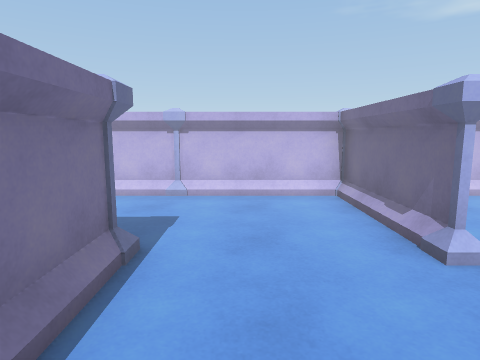
View 1 (above)

24 first-person views from a walk through a Unity game level. The camera is 1.4 m above the floor, tilts 8° down and sees 75° across. The floor is counted in squares, 1 m on a side. Each view is taken from the middle of a square. On the plan, view 1 faces up. The plan holds only what a view shows up to about 14 squares ahead; the rest is blank. The place goes on beyond the plan. The player is left out.

View 2
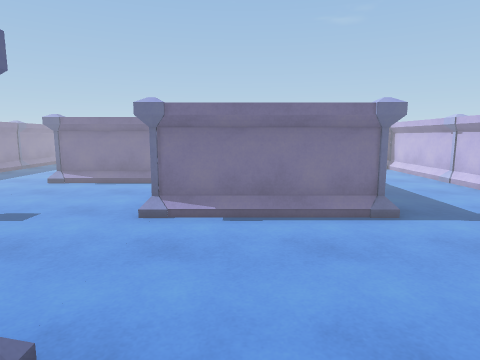

View 3
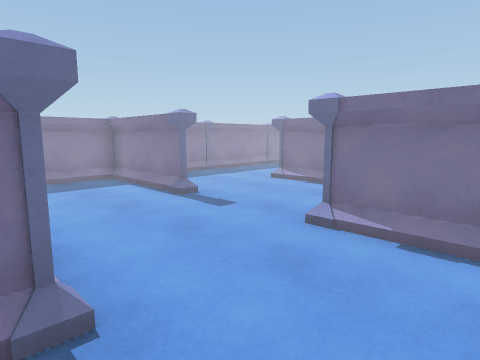

View 4
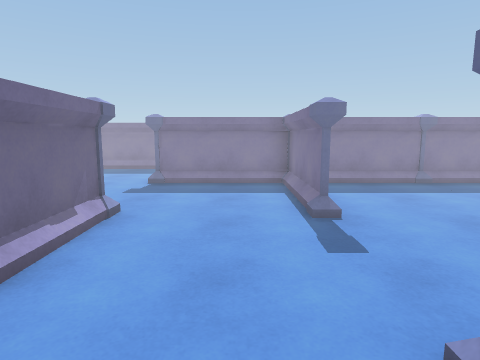

View 5
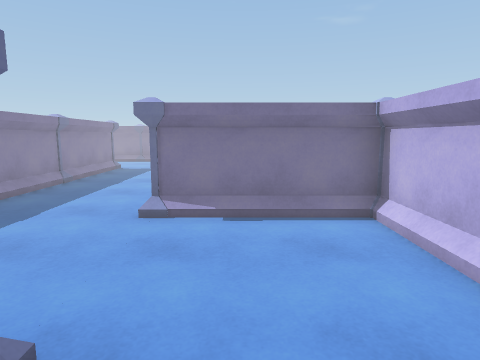

View 6
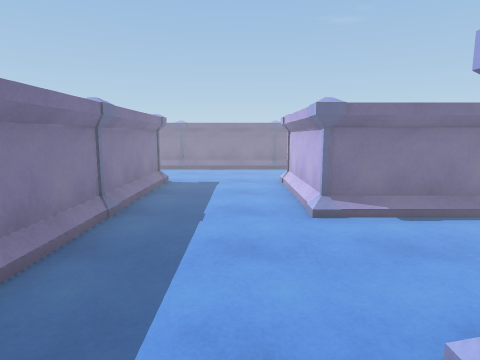

View 7
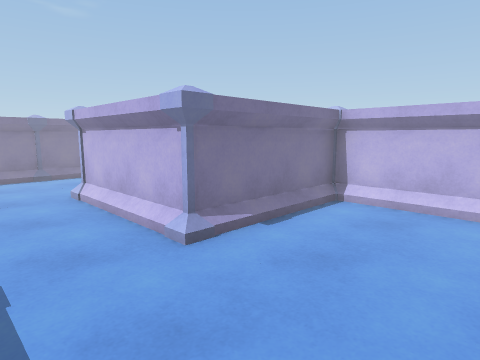

View 8
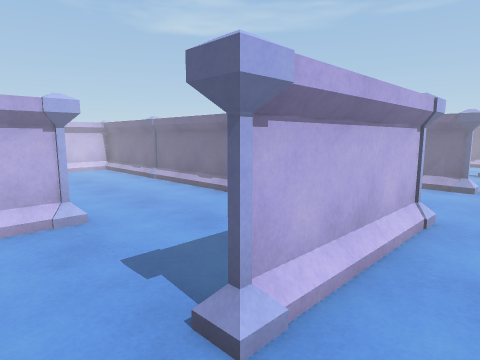

View 9
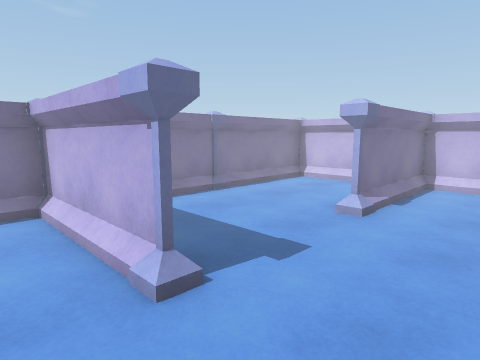

View 10
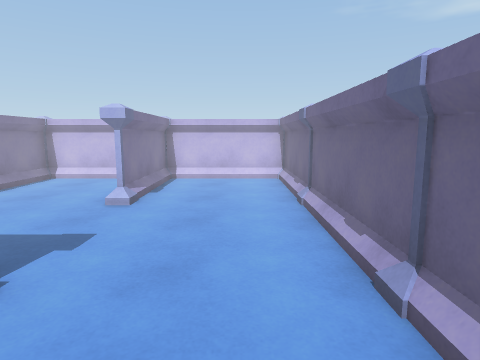

View 11
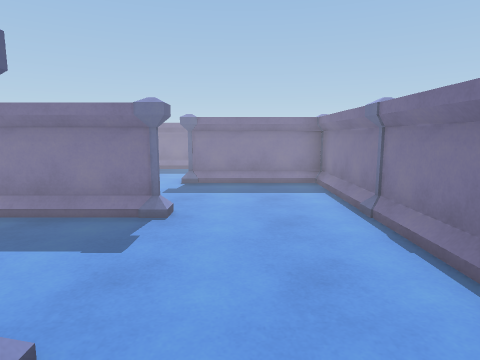

View 12
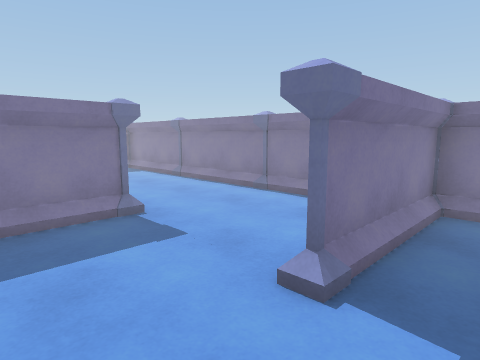

View 13
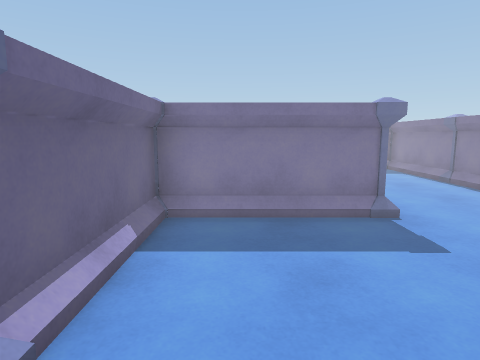

View 14
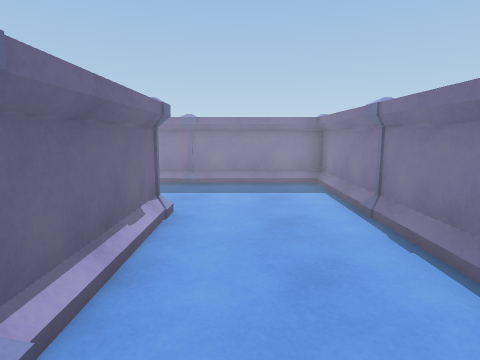

View 15
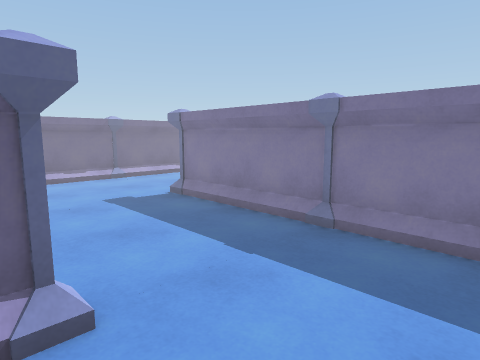

View 16
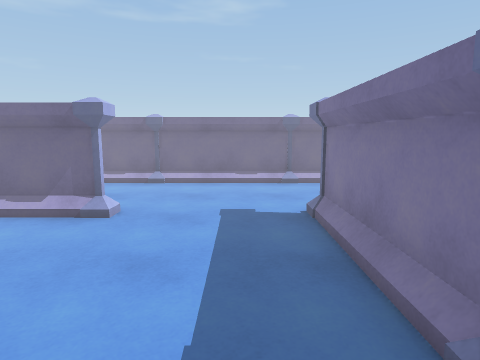

View 17
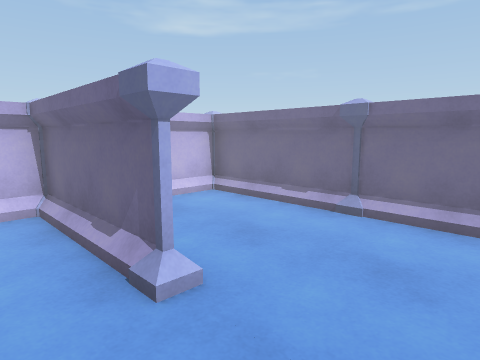

View 18
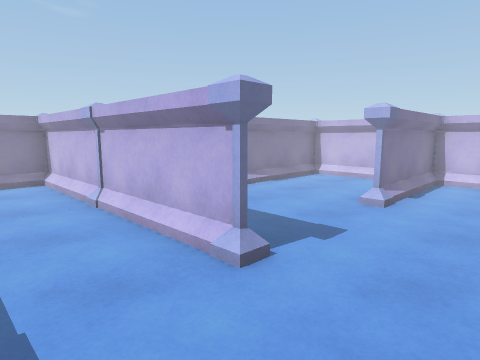

View 19
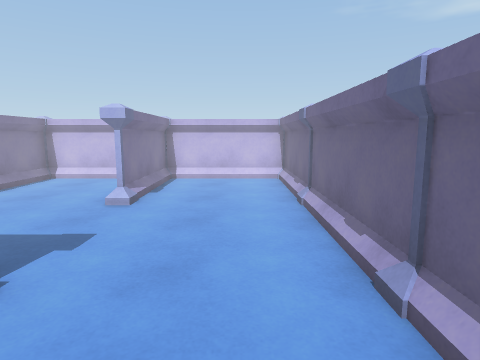

View 20
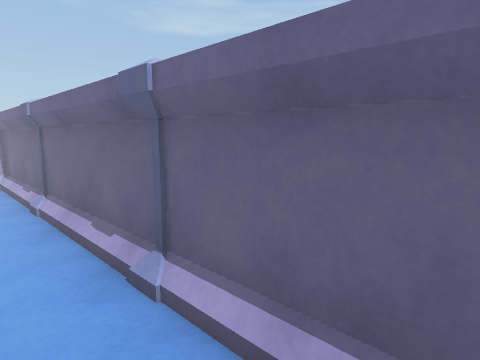

View 21
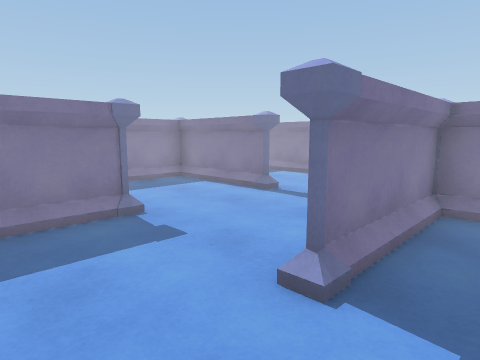

View 22
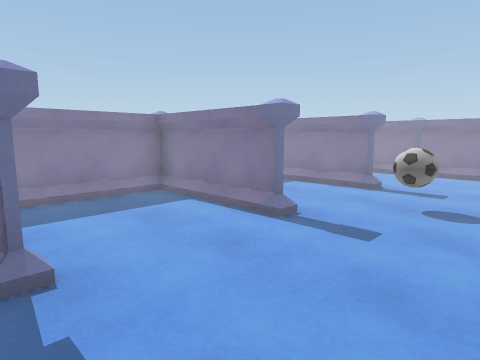

View 23
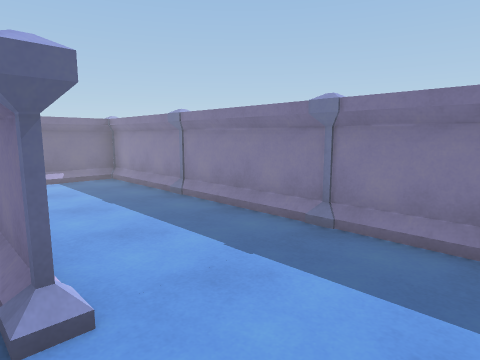

View 24
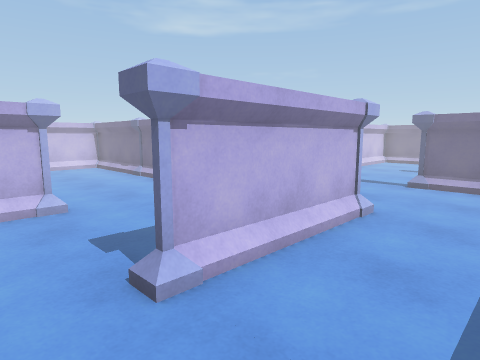

### Floor plan
Points are (right, up) in squares from view 1. A wall is a line through its corners. A room is listed if a view was taken in it or the views show most of it. See-through windows are left out.
Room 1 (views 1, 2, 3, 4, 5, 6, 7, 8, 9, 10, 11, 12, 13, 14, 15, 16, 17, 18, 19, 20, 21, 22, 23, 24)
walls: (-1.5, -4.6) (-1.5, -8.5); (2.5, -3.5) (2.5, -2.1); (6.5, -5.2) (6.5, -0.5) (4.5, -0.5); (-3.1, -0.5) (-8.5, -0.5); (-1.5, -12.5) (-1.5, -16.5) (10.5, -16.5); (-5.5, -0.5) (-5.5, -4.5); (6.5, -12.5) (3.4, -12.5) (6, -12.5); (-5.5, -12.5) (-5.5, -15.7); (-1.5, 3.5) (-1.5, -0.5); (2.5, 4.4) (2.5, 7.5); (-9.5, -10.6) (-9.5, -14.1); (-9.5, -1.2) (-9.5, 7.5); (-9.5, -0.5) (-9.5, -4.5) (-12.6, -4.5); (10.5, -15.5) (10.5, -12.5); (1.5, 7.5) (-0.5, 7.5); (-12.6, -8.5) (2.5, -8.5) (1.8, -8.5); (-2.4, 7.5) (-3.1, 7.5); (-6.4, 7.5) (-8.5, 7.5); (-13.5, -0.5) (-16.5, -0.5); (-9.5, -19.6) (-9.5, -12.7); (-10.5, 7.5) (-12.5, 7.5); (-13.5, -16.5) (-13.5, -20.2); (-13.5, -16.5) (-9.5, -16.5) (-9.5, -20.4); (-17.5, -5.5) (-17.5, -7.5); (-16.5, -12.5) (-13.5, -12.5); (-17.5, -9.4) (-17.5, -11.5); (-13.5, -19.5) (-13.5, -16.7); (-13.5, 7.5) (-13.5, 3.6); (-15.1, 7.5) (-16.5, 7.5); (-9.5, -24.5) (-16.5, -24.5) (-9.5, -24.5); (-17.5, -17.4) (-17.5, -19.5); (-5.5, -27.1) (-5.5, -16.5) (-12.5, -16.5); (-17.5, 6.5) (-17.5, 4.4); (-17.5, -21.4) (-17.5, -23.5)
objects: pillar (-18, -25) to (-17, -24); pillar (-18, -21) to (-17, -20); pillar (-18, -17) to (-17, -16); pillar (-18, -13) to (-17, -12); pillar (-18, -9) to (-17, -8); pillar (-18, -5) to (-17, -4); pillar (-18, -1) to (-17, 0); pillar (-18, 3) to (-17, 4); pillar (-18, 7) to (-17, 8); pillar (-14, -21) to (-13, -20); pillar (-14, -16) to (-13, -16); pillar (-14, -9) to (-13, -8); pillar (-14, -5) to (-13, -4); pillar (-14, 3) to (-13, 4); pillar (-14, 8) to (-13, 8); pillar (-13, -24); pillar (-13, -12); pillar (-13, 0); pillar (-10, -21) to (-9, -20); other object (-10, 8) to (-9, 8); pillar (-9, -24); pillar (-9, -16); pillar (-9, -12); pillar (-9, -8); pillar (-9, -4); pillar (-9, 0); pillar (-9, 4); pillar (-6, -12) to (-5, -12); pillar (-6, -5) to (-5, -4); pillar (-6, 8) to (-5, 8); pillar (-5, -8); pillar (-5, 0); other object (-4, -11) to (-3, -11); pillar (-2, -12) to (-1, -12); pillar (-2, -4) to (-1, -4); pillar (-2, 8) to (-1, 8); pillar (-1, -16); pillar (-1, -8); pillar (-1, 0); pillar (-1, 4); pillar (2, -13) to (3, -12); pillar (2, -5) to (3, -4); pillar (2, 0) to (3, 0); pillar (2, 3) to (3, 4); pillar (2, 8) to (3, 8); pillar (3, -16); pillar (3, -8); pillar (7, -16); pillar (7, -12); pillar (7, -4); other object (7, 0); pillar (10, -12) to (11, -12); pillar (11, -16)

Where each view was taken, in squares from view 1:
view 1: 0 up, 0 right, facing up
view 2: 1 up, 4 right, facing left
view 3: 2 up, 3 right, facing down-left
view 4: 1 up, 0 right, facing down
view 5: 3 down, 0 right, facing left
view 6: 6 down, 4 left, facing left
view 7: 7 down, 6 left, facing up-left
view 8: 6 down, 15 left, facing up-right
view 9: 2 down, 11 left, facing up-left
view 10: 3 down, 11 left, facing up
view 11: 3 down, 15 left, facing down
view 12: 11 down, 11 left, facing down-left
view 13: 11 down, 11 left, facing down
view 14: 15 down, 15 left, facing down
view 15: 20 down, 16 left, facing down-right
view 16: 23 down, 15 left, facing right
view 17: 23 down, 11 left, facing up-right
view 18: 27 down, 7 left, facing up-left
view 19: 27 down, 7 left, facing up
view 20: 27 down, 7 left, facing up-right
view 21: 7 down, 5 right, facing down-left
view 22: 9 down, 3 right, facing down-left
view 23: 12 down, 0 right, facing down-right
view 24: 15 down, 1 right, facing up-right
